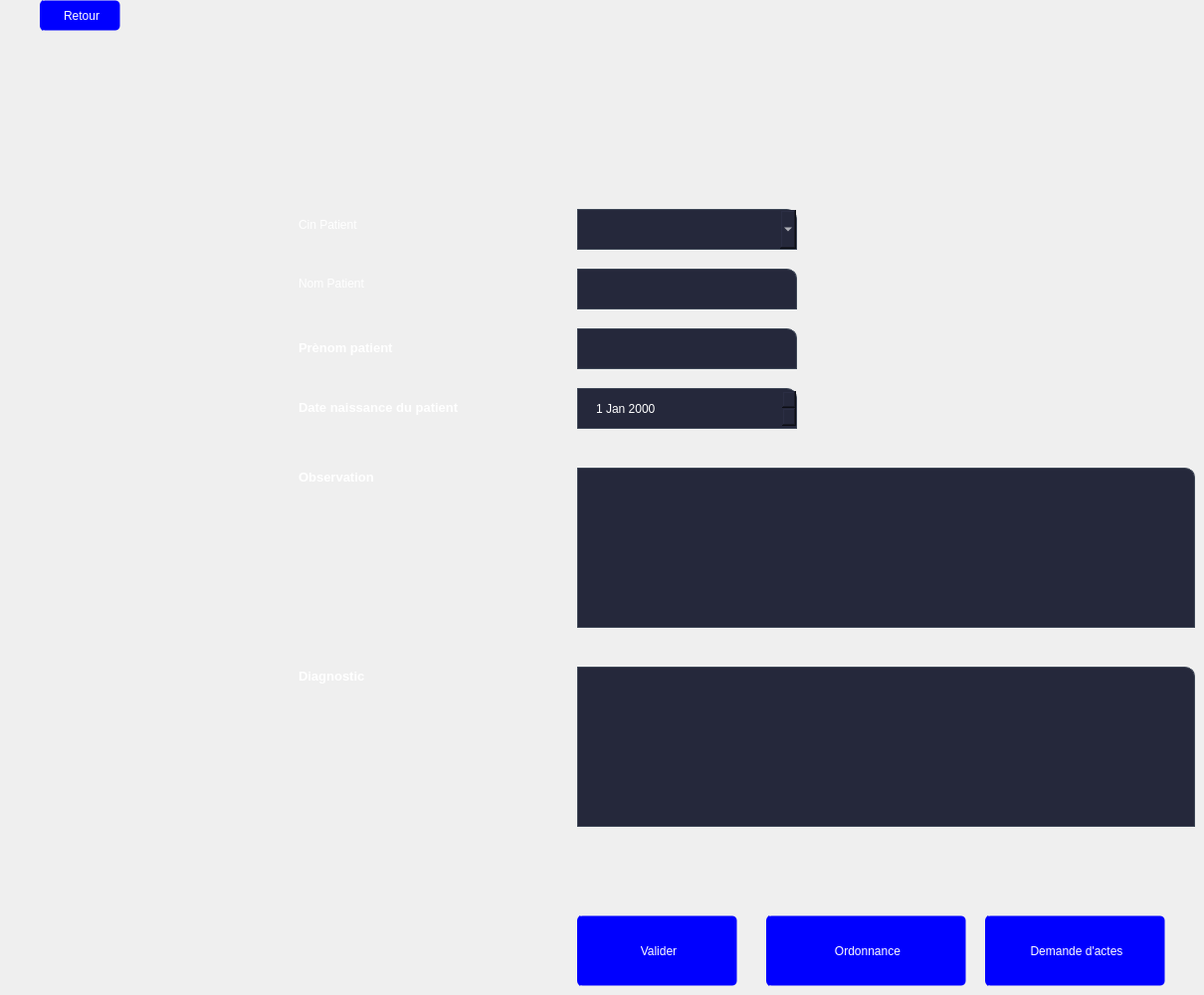
    <widget class="QWidget" name="page_3">
     <widget class="QDateEdit" name="date_naiss_patient">
      <property name="geometry">
       <rect>
        <x>580</x>
        <y>390</y>
        <width>221</width>
        <height>41</height>
       </rect>
      </property>
      <property name="styleSheet">
       <string notr="true">QDateEdit{
background-color:#25283b;

border:1px solid rgb(61, 70, 86);
color:rgb(255, 255, 255);
padding-left:16px;
border:1px solid rgb(61, 70, 86);
border-top-right-radius:10px;
border-down-right-radius:10px;
}
QDateEdit:focus{
border: 1px solid rgb(180, 180, 180);
}</string>
      </property>
     </widget>
     <widget class="QLineEdit" name="nom_patient_2">
      <property name="geometry">
       <rect>
        <x>580</x>
        <y>270</y>
        <width>221</width>
        <height>41</height>
       </rect>
      </property>
      <property name="styleSheet">
       <string notr="true">QLineEdit{
background-color:#25283b;

border:1px solid rgb(61, 70, 86);
color:rgb(255, 255, 255);
padding-left:16px;
border:1px solid rgb(61, 70, 86);
border-top-right-radius:10px;
border-down-right-radius:10px;
}
QLineEdit:focus{
border: 1px solid rgb(180, 180, 180);
}</string>
      </property>
     </widget>
     <widget class="QLineEdit" name="prenom_patient">
      <property name="geometry">
       <rect>
        <x>580</x>
        <y>330</y>
        <width>221</width>
        <height>41</height>
       </rect>
      </property>
      <property name="styleSheet">
       <string notr="true">QLineEdit{
background-color:#25283b;

border:1px solid rgb(61, 70, 86);
color:rgb(255, 255, 255);
padding-left:16px;
border:1px solid rgb(61, 70, 86);
border-top-right-radius:10px;
border-down-right-radius:10px;
}
QLineEdit:focus{
border: 1px solid rgb(180, 180, 180);
}</string>
      </property>
     </widget>
     <widget class="QTextEdit" name="observation">
      <property name="geometry">
       <rect>
        <x>580</x>
        <y>470</y>
        <width>621</width>
        <height>161</height>
       </rect>
      </property>
      <property name="styleSheet">
       <string notr="true">QTextEdit{
background-color:#25283b;

border:1px solid rgb(61, 70, 86);
color:rgb(255, 255, 255);
padding-left:16px;
border:1px solid rgb(61, 70, 86);
border-top-right-radius:10px;
border-down-right-radius:10px;
}
QTextEdit:focus{
border: 1px solid rgb(180, 180, 180);
}</string>
      </property>
     </widget>
     <widget class="QTextEdit" name="diagnostic">
      <property name="geometry">
       <rect>
        <x>580</x>
        <y>670</y>
        <width>621</width>
        <height>161</height>
       </rect>
      </property>
      <property name="styleSheet">
       <string notr="true">QTextEdit{
background-color:#25283b;

border:1px solid rgb(61, 70, 86);
color:rgb(255, 255, 255);
padding-left:16px;
border:1px solid rgb(61, 70, 86);
border-top-right-radius:10px;
border-down-right-radius:10px;
}
QTextEdit:focus{
border: 1px solid rgb(180, 180, 180);
}</string>
      </property>
     </widget>
     <widget class="QPushButton" name="valider">
      <property name="geometry">
       <rect>
        <x>580</x>
        <y>920</y>
        <width>161</width>
        <height>71</height>
       </rect>
      </property>
      <property name="styleSheet">
       <string notr="true">QPushButton {	
border:none;
background-color:#0000FF;
	background-position: left center;

    background-repeat: no-repeat;

	border-radius: 5px;
border:1px solid transparent;
color:rgb(255, 255, 255);
	text-align: center;

border-left:4px solid #0000FF;
	
}
QPushButton:hover {
	background-color:rgb(0, 0, 128);
	
}
QPushButton:pressed {
border:2px solid rgb(0, 0, 128);


}
</string>
      </property>
      <property name="text">
       <string>Valider</string>
      </property>
     </widget>
     <widget class="QPushButton" name="ordenance">
      <property name="geometry">
       <rect>
        <x>770</x>
        <y>920</y>
        <width>201</width>
        <height>71</height>
       </rect>
      </property>
      <property name="styleSheet">
       <string notr="true">QPushButton {	
border:none;
background-color:#0000FF;
	background-position: left center;

    background-repeat: no-repeat;

	border-radius: 5px;
border:1px solid transparent;
color:rgb(255, 255, 255);
	text-align: center;

border-left:4px solid #0000FF;
	
}
QPushButton:hover {
	background-color:rgb(0, 0, 128);
	
}
QPushButton:pressed {
border:2px solid rgb(0, 0, 128);


}
</string>
      </property>
      <property name="text">
       <string>Ordonnance</string>
      </property>
     </widget>
     <widget class="QPushButton" name="retour">
      <property name="geometry">
       <rect>
        <x>40</x>
        <y>0</y>
        <width>81</width>
        <height>31</height>
       </rect>
      </property>
      <property name="styleSheet">
       <string notr="true">QPushButton {	
border:none;
background-color:#0000FF;
	background-position: left center;

    background-repeat: no-repeat;

	border-radius: 5px;
border:1px solid transparent;
color:rgb(255, 255, 255);
	text-align: center;

border-left:4px solid #0000FF;
	
}
QPushButton:hover {
	background-color:rgb(0, 0, 128);
	
}
QPushButton:pressed {
border:2px solid rgb(0, 0, 128);


}
</string>
      </property>
      <property name="text">
       <string>Retour</string>
      </property>
     </widget>
     <widget class="QLabel" name="nom_patient">
      <property name="geometry">
       <rect>
        <x>300</x>
        <y>270</y>
        <width>131</width>
        <height>31</height>
       </rect>
      </property>
      <property name="styleSheet">
       <string notr="true">QLabel{
	color: rgb(255, 255, 255);

	font: 81 8pt &quot;Rockwell Extra Bold&quot;;

}</string>
      </property>
      <property name="text">
       <string>&lt;html&gt;&lt;head/&gt;&lt;body&gt;&lt;p&gt;Nom Patient&lt;/p&gt;&lt;/body&gt;&lt;/html&gt;</string>
      </property>
     </widget>
     <widget class="QLabel" name="prenom_patient_2">
      <property name="geometry">
       <rect>
        <x>300</x>
        <y>340</y>
        <width>181</width>
        <height>20</height>
       </rect>
      </property>
      <property name="styleSheet">
       <string notr="true">QLabel{
	color: rgb(255, 255, 255);

	font: 81 8pt &quot;Rockwell Extra Bold&quot;;

}</string>
      </property>
      <property name="text">
       <string>&lt;html&gt;&lt;head/&gt;&lt;body&gt;&lt;p&gt;&lt;span style=&quot; font-size:10pt; font-weight:600; color:#ffffff;&quot;&gt;Prènom patient&lt;/span&gt;&lt;/p&gt;&lt;/body&gt;&lt;/html&gt;</string>
      </property>
     </widget>
     <widget class="QLabel" name="date_naiss_patient_2">
      <property name="geometry">
       <rect>
        <x>300</x>
        <y>400</y>
        <width>271</width>
        <height>20</height>
       </rect>
      </property>
      <property name="styleSheet">
       <string notr="true">QLabel{
	color: rgb(255, 255, 255);

	font: 81 8pt &quot;Rockwell Extra Bold&quot;;

}</string>
      </property>
      <property name="text">
       <string>&lt;html&gt;&lt;head/&gt;&lt;body&gt;&lt;p&gt;&lt;span style=&quot; font-size:10pt; font-weight:600; color:#ffffff;&quot;&gt;Date naissance du patient&lt;/span&gt;&lt;/p&gt;&lt;/body&gt;&lt;/html&gt;</string>
      </property>
     </widget>
     <widget class="QLabel" name="observation_2">
      <property name="geometry">
       <rect>
        <x>300</x>
        <y>470</y>
        <width>131</width>
        <height>20</height>
       </rect>
      </property>
      <property name="styleSheet">
       <string notr="true">QLabel{
	color: rgb(255, 255, 255);

	font: 81 8pt &quot;Rockwell Extra Bold&quot;;

}</string>
      </property>
      <property name="text">
       <string>&lt;html&gt;&lt;head/&gt;&lt;body&gt;&lt;p&gt;&lt;span style=&quot; font-size:10pt; font-weight:600; color:#ffffff;&quot;&gt;Observation&lt;/span&gt;&lt;/p&gt;&lt;/body&gt;&lt;/html&gt;</string>
      </property>
     </widget>
     <widget class="QLabel" name="diagnostic_2">
      <property name="geometry">
       <rect>
        <x>300</x>
        <y>670</y>
        <width>131</width>
        <height>20</height>
       </rect>
      </property>
      <property name="styleSheet">
       <string notr="true">QLabel{
	color: rgb(255, 255, 255);

	font: 81 8pt &quot;Rockwell Extra Bold&quot;;

}</string>
      </property>
      <property name="text">
       <string>&lt;html&gt;&lt;head/&gt;&lt;body&gt;&lt;p&gt;&lt;span style=&quot; font-size:10pt; font-weight:600; color:#ffffff;&quot;&gt;Diagnostic&lt;/span&gt;&lt;/p&gt;&lt;/body&gt;&lt;/html&gt;</string>
      </property>
     </widget>
     <widget class="QPushButton" name="demande_acte">
      <property name="geometry">
       <rect>
        <x>990</x>
        <y>920</y>
        <width>181</width>
        <height>71</height>
       </rect>
      </property>
      <property name="styleSheet">
       <string notr="true">QPushButton {	
border:none;
background-color:#0000FF;
	background-position: left center;

    background-repeat: no-repeat;

	border-radius: 5px;
border:1px solid transparent;
color:rgb(255, 255, 255);
	text-align: center;

border-left:4px solid #0000FF;
	
}
QPushButton:hover {
	background-color:rgb(0, 0, 128);
	
}
QPushButton:pressed {
border:2px solid rgb(0, 0, 128);


}
</string>
      </property>
      <property name="text">
       <string>Demande d'actes</string>
      </property>
     </widget>
     <widget class="QLabel" name="cin_pat_visite">
      <property name="geometry">
       <rect>
        <x>300</x>
        <y>216</y>
        <width>121</width>
        <height>20</height>
       </rect>
      </property>
      <property name="styleSheet">
       <string notr="true">QLabel{
	color: rgb(255, 255, 255);

	font: 81 8pt &quot;Rockwell Extra Bold&quot;;

}</string>
      </property>
      <property name="text">
       <string>Cin Patient</string>
      </property>
     </widget>
     <widget class="QComboBox" name="cin_patient_visite">
      <property name="geometry">
       <rect>
        <x>580</x>
        <y>210</y>
        <width>221</width>
        <height>41</height>
       </rect>
      </property>
      <property name="styleSheet">
       <string notr="true">QComboBox{
background-color:#25283b;

border:1px solid rgb(61, 70, 86);
color:rgb(255, 255, 255);
padding-left:16px;
border:1px solid rgb(61, 70, 86);
border-top-right-radius:10px;
border-down-right-radius:10px;
padding: 1px 0px 1px 3px;

}
QComboBox:focus{
border: 1px solid rgb(180, 180, 180);
color:rgb(255, 255, 255);

}
QListView
{
  color: white;
}</string>
      </property>
     </widget>
    </widget>
